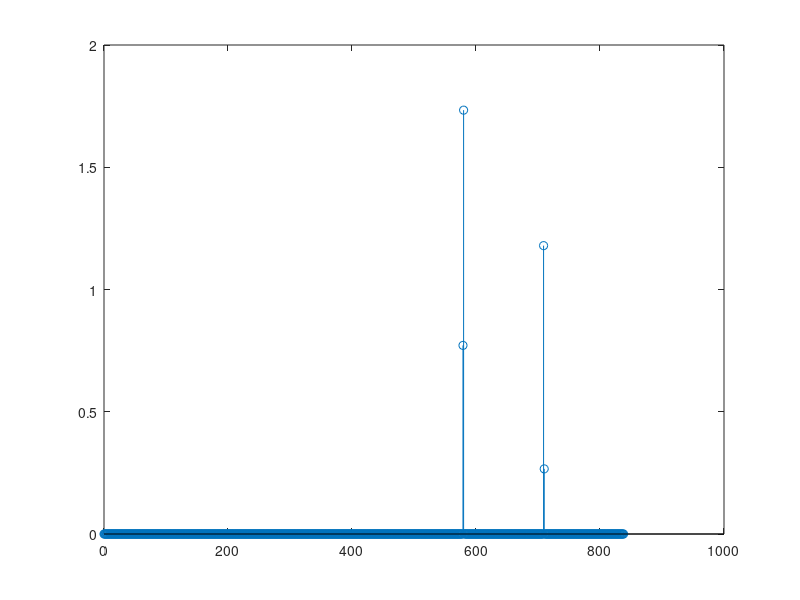
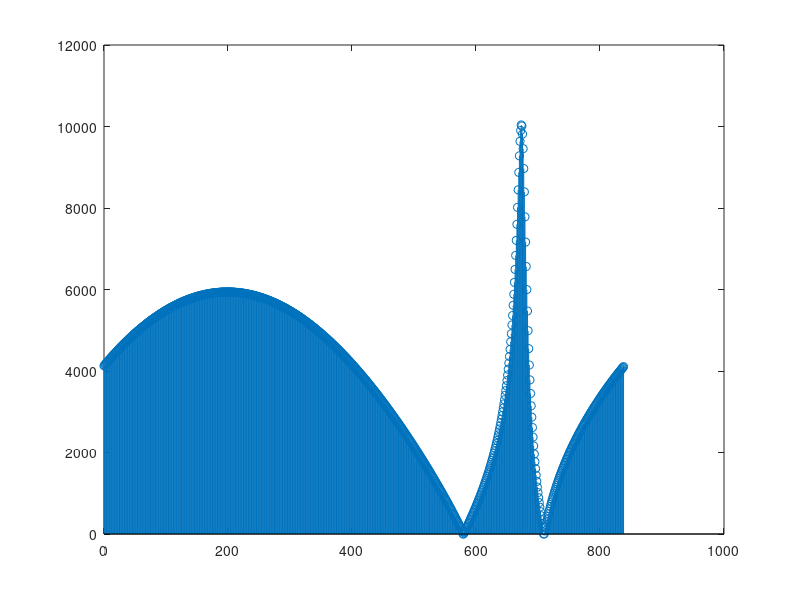

Reproduce these figures in MATLAB, in order.
clear all;clc;close all;

% ------- Definitions -------
u = 129;
Nzc = 839;
NIFFT = 2048;
NIDFT = 24576;
NSUBFRAME = 30720;
Ncp = 3168;
NG = 2976;
v = [10 20];
Ncs = 13;
position = mod(Nzc-v.*Ncs,Nzc) + 1; % position of the start of the window. Plus one to correct address matlab vectors.

K = 2; % Number of Tranmitters, i.e., UEs or number of single-antenna terminals.

prach_offset = 10;

signal = complex(0,0)*zeros(1,NIFFT);
xuv = complex(0,0)*zeros(1,Nzc);

preambles = complex(zeros(K,NSUBFRAME),zeros(K,NSUBFRAME));

show_figures = false;

% ------- Generate Root Zadoff-Chu sequence. -------
n = [0:1:(Nzc-1)];
xu_root = exp(-1i*(pi*u.*n.*(n+1))./Nzc);

%% ****************************** PRACH Transmission ******************************
for i=1:1:K
    
    % ------- Apply Cyclic Shift to Root Zadoff-Chu sequence. -------
    Cv = v(i)*Ncs;
    xuv = xu_root(mod((n+Cv),Nzc)+1);
    
    % ------- Apply DFT to the Preamble. -------
    Xuv = fft(xuv,Nzc);
    
    % ------- Subcarrier Mapping. -------
    bb_signal = [complex(zeros(1,prach_offset),zeros(1,prach_offset)), Xuv, complex(zeros(1,NIDFT-prach_offset-Nzc),zeros(1,NIDFT-prach_offset-Nzc))];
    
    % ------- Apply IDFT to the Baseband Signal. -------
    prach = ifft(bb_signal,NIDFT);
    
    % ------- Add CP. -------
    prach_cp = [prach(NIDFT-Ncp+1:NIDFT), prach];
    
    % ------- Add Guard-time (GT) interval. -------
    y = [prach_cp, zeros(1,NG)];
    
    if(show_figures)
        figure(4);
        stem(0:1:NIDFT-1,abs(fft(y(Ncp+1:NIDFT+Ncp),NIDFT)));
        title('Transmitted PRACH signal.');
    end
    
    preambles(i,:) = y;
      
end

%% *************************** Multipath Rayleigh Channel ***************************
delay_zcorr1 = 1;
delay1 = delay_zcorr1*30;

h110 = 0.5 + 1i*0.8;
h120 = 0.7 - 1i*0.3;
h130 = 0.1 - 1i*0.4;

h111 = 0.2 + 1i*0.2;
h121 = 0.4 + 1i*0.6;
h131 = 0.6 - 1i*0.4;

energy0 = (abs(h110).^2 + abs(h120).^2) / 2;
normalization_factor0 = 1/sqrt(energy0);

energy1 = (abs(h111).^2 + abs(h121).^2) / 2;
normalization_factor1 = 1/sqrt(energy1);

h110 = h110*normalization_factor0;
h120 = h120*normalization_factor0;

h111 = h111*normalization_factor1;
h121 = h121*normalization_factor1;

energy0 = (abs(h110).^2 + abs(h120).^2) / 2;
energy1 = (abs(h111).^2 + abs(h121).^2) / 2;

if(delay1 > 0)
    delayed_preambles = (h111*[complex(zeros(1,delay1),zeros(1,delay1)), preambles(1,1:end-delay1)]) + (h121*[complex(zeros(1,delay1),zeros(1,delay1)), preambles(2,1:end-delay1)]);  
    los_signal = (h110*preambles(1,:) + h120*preambles(2,:)); % line of sight.
    %delayed_preambles = (1*[complex(zeros(1,delay1),zeros(1,delay1)), preambles(1,1:end-delay1)]) + (1*[complex(zeros(1,delay1),zeros(1,delay1)), preambles(2,1:end-delay1)]);  
    %los_signal = (1*preambles(1,:) + 1*preambles(2,:)); % line of sight.  
    y_channel = los_signal + delayed_preambles;   
else
    y_channel = h110*preambles(1,:) + h120*preambles(2,:);
end

%y_channel = preambles(1,:) + preambles(2,:);

%% ****************************** PRACH Reception ******************************

% ------- CP and GT Removal. -------
rec_signal = y_channel(Ncp+1:NIDFT+Ncp);

if(show_figures)
    figure(5);
    stem(0:1:NIDFT-1,abs(fft(rec_signal,NIDFT)));
    title('Received base-band signal');
end

% ------- Apply DFT to received signal. -------
rec_fft = fft(rec_signal,NIDFT);

% ------- Sub-carrier de-mapping. -------
rec_Xuv = rec_fft(prach_offset+1:prach_offset+Nzc);

% ------- Apply DFT to Root Zadoff-Chu sequence. -------
Xu_root = fft(xu_root, Nzc);

% ------- Multiply Local Zadoff-Chu root sequence by received sequence. -------
conj_Xu_root = conj(Xu_root);
multiplied_sequences = (rec_Xuv.*conj_Xu_root);

% ------- Squared modulus used for peak detection. -------
NIFFT_CORR = 839;
pdp_freq = ifft(multiplied_sequences,NIFFT_CORR)/Nzc;
pdp_freq_adjusted = pdp_freq;

%% --------------------------------------------------------------------------
if(1) % Apenas um pico por vez
    PDP_ADJUST_FACTOR_0 = 0.977031037663614 + 0.003275798772592i; % delay 0   
    PDP_ADJUST_FACTOR_1 = 0.989338652615384 + 0.152095818347174i; % delay 1
    PDP_ADJUST_FACTOR_2 = 0.957498745916891 + 0.301528270811912i; % delay 2
    PDP_ADJUST_FACTOR_3 = 0.904911629047376 + 0.445660126688108i; % delay 3
    PDP_ADJUST_FACTOR_10 = 0.050047412688511 + 1.101839958815881i; % delay 10
    PDP_ADJUST_FACTOR_13 = -0.473961715008805 + 1.083869828182508i; % delay 13
    
    pdp_freq_adjusted(position(1)) = PDP_ADJUST_FACTOR_0*pdp_freq_adjusted(position(1));
    pdp_freq_adjusted(position(2)) = PDP_ADJUST_FACTOR_0*pdp_freq_adjusted(position(2));
    if(delay1 > 0)
        pdp_freq_adjusted(position(1)+delay_zcorr1) = (PDP_ADJUST_FACTOR_1)*pdp_freq_adjusted(position(1)+delay_zcorr1);
        pdp_freq_adjusted(position(2)+delay_zcorr1) = (PDP_ADJUST_FACTOR_1)*pdp_freq_adjusted(position(2)+delay_zcorr1);
    end
    
end

%% -------------------------------------------------------------------------
pdp = abs(pdp_freq_adjusted).^2;

figure;
stem(0:1:NIFFT_CORR-1,pdp)
%stem(0:1:NIFFT_CORR-1,pdp_freq_adjusted)

figure;
pdp_freq_adjusted_inv=1./pdp_freq_adjusted;
stem(0:1:NIFFT_CORR-1,abs(pdp_freq_adjusted_inv))
% 
% h110
% h111
% h112
% pdp_freq_adjusted(710)
% pdp_freq_adjusted(710+delay_zcorr1)
% pdp_freq_adjusted(710+delay_zcorr2)

